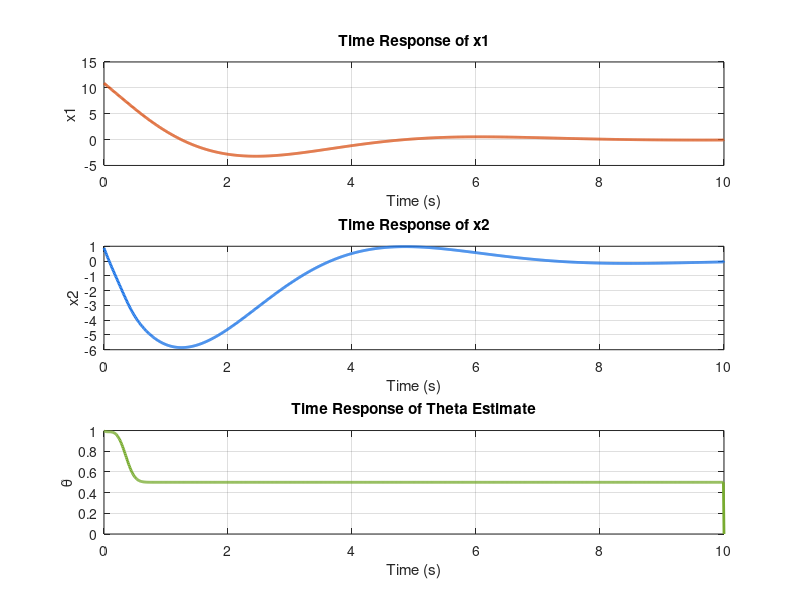

Write MATLAB code to recreate this figure.
% Parameters
theta = 1/2;          % Actual value of θ (known for the simulation)
P = [3, -2; -2, 5];   % Symmetric positive definite matrix P
x0 = [11; 1];         % Initial conditions for x (x1, x2)
theta_hat_0 = 1;      % Initial estimate of θ
T = 10;               % Total simulation time
dt = 0.01;            % Time step
time = 0:dt:T;        % Time vector

% Initialization
x = x0;                        % State variables (x1, x2)
theta_hat = theta_hat_0;       % Initial estimate of θ
theta_tilde = theta - theta_hat; % Difference between θ and its estimate
V = zeros(length(time), 1);    % Lyapunov function values

% Storage for plotting
x1_vals = zeros(1, length(time)); % Storage for x1
x2_vals = zeros(1, length(time)); % Storage for x2
theta_hat_vals = zeros(1, length(time)); % Storage for θ̂

% Simulation loop
for i = 1:length(time)-1
    % Calculate g(x) and u(x)
    g_x = x(1) * x(2) + theta * x(2)^2;         % g(x) = x1 * x2 + θ * x2^2
    u_x = -x(1) * x(2) - theta_hat * x(2)^2;   % u(x) = -x1 * x2 - θ̂ * x2^2
    
    % Compute derivatives of x
    dx1 = -x(1) + x(2);                        % dx1/dt = -x1 + x2
    dx2 = -x(1) + g_x + u_x;                   % dx2/dt = -x1 + g(x) + u(x)
    
    % Update states using Euler's method
    x(1) = x(1) + dx1 * dt;
    x(2) = x(2) + dx2 * dt;
    
    % Update the estimate of θ (adaptive strategy)
    theta_hat = theta_hat + 0.01 * (theta_tilde * x(2)^2); 
    
    % Compute the difference between θ and θ̂
    theta_tilde = theta - theta_hat;
    
    % Compute the Lyapunov function
    V(i) = x' * P * x + theta_tilde^2;
    
    % Store values for plotting
    x1_vals(i) = x(1);
    x2_vals(i) = x(2);
    theta_hat_vals(i) = theta_hat;
end

% Plot the results
figure;

% Plot x1 response over time
subplot(3, 1, 1);
plot(time, x1_vals, 'Color', [0.85, 0.33, 0.1], 'LineWidth', 2); % Orange color
title('Time Response of x1');
xlabel('Time (s)');
ylabel('x1');
grid on;

% Plot x2 response over time
subplot(3, 1, 2);
plot(time, x2_vals, 'Color', [0.1, 0.45, 0.9], 'LineWidth', 2); % Blue color
title('Time Response of x2');
xlabel('Time (s)');
ylabel('x2');
grid on;

% Plot theta estimate over time
subplot(3, 1, 3);
plot(time, theta_hat_vals, 'Color', [0.47, 0.67, 0.19], 'LineWidth', 2); % Green color
title('Time Response of Theta Estimate');
xlabel('Time (s)');
ylabel('θ̂');
grid on;


